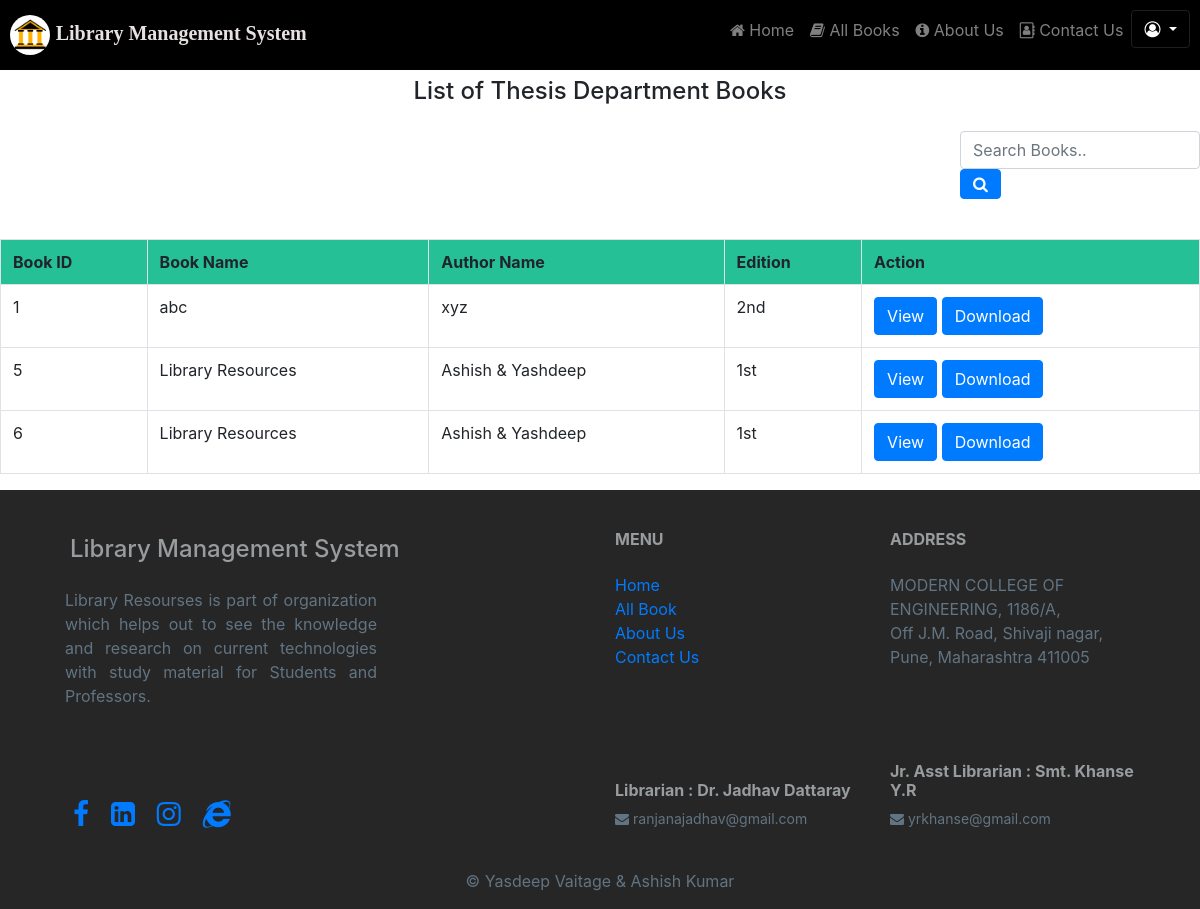
Screenshot of /thesis.php with the database file from the repository.
### tables this page shows
CREATE TABLE `thesis` (
  `id` int(11) NOT NULL,
  `bookname` varchar(200) NOT NULL,
  `author` varchar(200) NOT NULL,
  `edition` varchar(200) NOT NULL,
  `file` varchar(200) NOT NULL,
  `updated` timestamp NOT NULL DEFAULT current_timestamp() ON UPDATE current_timestamp()
);

### thesis.php (the view, shortened to what this page needs)
<head>
</head>
    <?php include './lrheader.php';
    include("config.php"); ?>
    <h4 class="text mt-55" style= "padding-top:20px">List of Thesis Department Books</h4>
    <form method="POST">
<div class="input-group srch float-right">
    <div class="form-outline">
        <input type="search" id="form1" class="form-control" name="search" placeholder="Search Books.." />
    </div>
    <button type="submit" name="submit" class="btn btn-primary">
        <i class="fa fa-search"></i>
    </button>
</div></form>
        <?php
    if (isset($_POST['submit'])) {
        $query = mysqli_query($con, "SELECT * from thesis where bookname like '%$_POST[search]%' ");
        if (mysqli_num_rows($query) == 0) {
            echo "Sorry! No book found. try searching again.";
        } else {
            echo "<table class='table table-bordered table-hover' >";
            echo "<tr style='background-color: #25C096;'>";
            echo "<th>";
            echo "Book ID";
            echo "</th>";
            echo "<th>";
            echo "Book Name";
            echo "</th>";
            echo "<th>";
            echo "Author Name";
            echo "</th>";
            echo "<th>";
            echo "Edition";
            echo "</th>";
            echo "<th>";
            echo "Action";
            echo "</th>";
            while ($row = mysqli_fetch_assoc($query)) {
                echo "<tr>";
                echo "<td>";
                echo $row['id'];
                echo "</td>";
                echo "<td>";
                echo $row['bookname'];
                echo "</td>";
                echo "<td>";
                echo $row['author'];
                echo "</td>";
                echo "<td>";
                echo $row['edition'];
                echo "</td>";
                echo "<td>";
                echo "<a href='admin/".$row['file']."' class='btn btn-primary'>View</a>\t";
                echo "</td>";
                echo "</tr>";
            }
            echo "</table>";
        }
    } else {
        $query = mysqli_query($con, "SELECT * FROM `thesis`;");
        echo "<table class='table table-bordered table-hover' >";
        echo "<tr style='background-color: #25C096;'>";
        echo "<th>";
        echo "Book ID";
        echo "</th>";
        echo "<th>";
        echo "Book Name";
        echo "</th>";
        echo "<th>";
        echo "Author Name";
        echo "</th>";
        echo "<th>";
        echo "Edition";
        echo "</th>";
        echo "<th>";
        echo "Action";
        echo "</th>";
        while ($row = mysqli_fetch_assoc($query)) {
            echo "<tr>";
            echo "<td>";
            echo $row['id'];
            echo "</td>";
            echo "<td>";
            echo $row['bookname'];
            echo "</td>";
            echo "<td>";
            echo $row['author'];
            echo "</td>";
            echo "<td>";
            echo $row['edition'];
            echo "</td>";
            echo "<td>";
            echo "<a href='bookdetails.php' class='btn btn-primary'>View</a>\t";
            echo "<a href='bookdetails.php' class='btn btn-primary'>Download</a>";
            echo "</td>";
            echo "</tr>";
        }
        echo "</table>";
    }
    ?>
    <?php include("footer.php"); ?>

### assets/css/style.css (style rules this page uses)
.text { text-align: center; }
.mt-55 { margin-top: calc( 50px + (60 - 50) * ((100vw - 360px) / (1600 - 360)) ) !important; }
.srch { width: 20%; margin-top: 20px; padding-bottom: 40px; }
h4 { margin: 0; padding: 5px; }
button { display: inline-block; padding: 12px 24px; background: rgb(0, 102, 255); font-weight: bold; color: rgb(255, 255, 255); border: none; outline: none; border-radius: 3px; cursor: pointer; transition: ease 0.3s; }

### rows the page displays
thesis: id "1", bookname "abc", author "xyz", edition "2nd"
thesis: id "5", bookname "Library Resources", author "Ashish & Yashdeep", edition "1st"
thesis: id "6", bookname "Library Resources", author "Ashish & Yashdeep", edition "1st"
